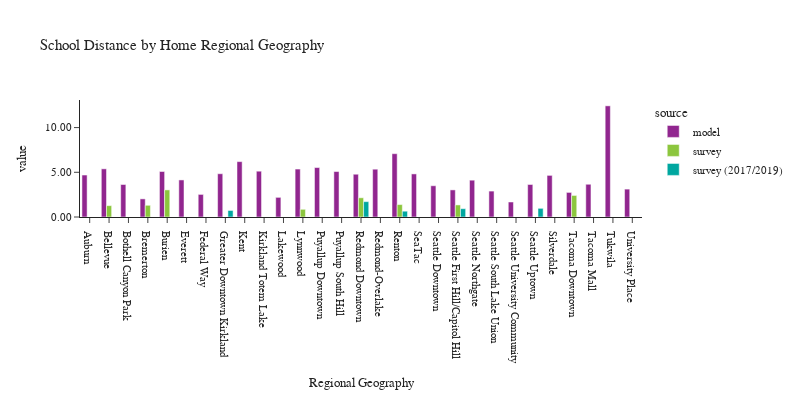

The code cell stored with this chart in its notebook:
### Code cell
plot_school_location(df_students, 'rg_proposed_home', 'Home Regional Geography', 'Regional Geography')

### Figure 1 — Plotly figure (JSON) as saved in the notebook; plotly's stock layout.template omitted (floating-point values rounded to 4 significant figures)
{"data": [{"alignmentgroup": "True", "customdata": [[390], [1859], [117], [367], [513], [1017], [123], [1335], [461], [1593], [116], [905], [225], [573], [1400], [1045], [878], [2660], [3780], [8451], [1707], [1436], [12751], [961], [396], [2636], [1548], [132], [1598]], "hovertemplate": "source=model<br>rg_proposed_home=%{x}<br>value=%{y}<br>sample count=%{customdata[0]}<extra></extra>", "legendgroup": "model", "marker": {"color": "#91268F", "pattern": {"shape": ""}}, "name": "model", "offsetgroup": "model", "orientation": "v", "showlegend": true, "textposition": "auto", "type": "bar", "x": ["Auburn", "Bellevue", "Bothell Canyon Park", "Bremerton", "Burien", "Everett", "Federal Way", "Greater Downtown Kirkland", "Kent", "Kirkland Totem Lake", "Lakewood", "Lynnwood", "Puyallup Downtown", "Puyallup South Hill", "Redmond Downtown", "Redmond-Overlake", "Renton", "SeaTac", "Seattle Downtown", "Seattle First Hill/Capitol Hill", "Seattle Northgate", "Seattle South Lake Union", "Seattle University Community", "Seattle Uptown", "Silverdale", "Tacoma Downtown", "Tacoma Mall", "Tukwila", "University Place"], "xaxis": "x", "y": [4.694, 5.387, 3.635, 2.028, 5.088, 4.144, 2.526, 4.837, 6.193, 5.122, 2.197, 5.362, 5.529, 5.084, 4.783, 5.345, 7.081, 4.819, 3.494, 3.031, 4.117, 2.897, 1.678, 3.636, 4.655, 2.749, 3.661, 12.43, 3.119], "yaxis": "y"}, {"alignmentgroup": "True", "customdata": [[3], [2], [2], [1], [1], [1], [1], [1]], "hovertemplate": "source=survey<br>rg_proposed_home=%{x}<br>value=%{y}<br>sample count=%{customdata[0]}<extra></extra>", "legendgroup": "survey", "marker": {"color": "#8CC63E", "pattern": {"shape": ""}}, "name": "survey", "offsetgroup": "survey", "orientation": "v", "showlegend": true, "textposition": "auto", "type": "bar", "x": ["Bellevue", "Bremerton", "Burien", "Lynnwood", "Redmond Downtown", "Renton", "Seattle First Hill/Capitol Hill", "Tacoma Downtown"], "xaxis": "x", "y": [1.27, 1.31, 3.031, 0.86, 2.15, 1.39, 1.35, 2.41], "yaxis": "y"}, {"alignmentgroup": "True", "customdata": [[1], [2], [2], [2], [1]], "hovertemplate": "source=survey (2017/2019)<br>rg_proposed_home=%{x}<br>value=%{y}<br>sample count=%{customdata[0]}<extra></extra>", "legendgroup": "survey (2017/2019)", "marker": {"color": "#00A7A0", "pattern": {"shape": ""}}, "name": "survey (2017/2019)", "offsetgroup": "survey (2017/2019)", "orientation": "v", "showlegend": true, "textposition": "auto", "type": "bar", "x": ["Greater Downtown Kirkland", "Redmond Downtown", "Renton", "Seattle First Hill/Capitol Hill", "Seattle Uptown"], "xaxis": "x", "y": [0.73, 1.717, 0.6499, 0.9299, 0.97], "yaxis": "y"}], "layout": {"barmode": "group", "font": {"size": 11}, "height": 400, "legend": {"title": {"text": "source"}, "tracegroupgap": 0}, "title": {"text": "School Distance by Home Regional Geography"}, "width": 800, "xaxis": {"anchor": "y", "domain": [0.0, 1.0], "title": {"text": "Regional Geography"}}, "yaxis": {"anchor": "x", "domain": [0.0, 1.0], "tickformat": ".2f", "title": {"text": "value"}}}}
